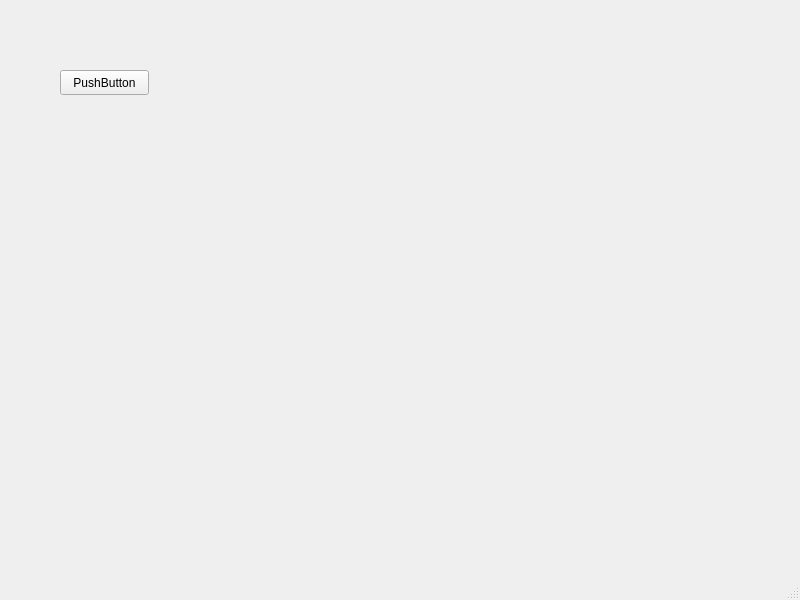
<?xml version="1.0" encoding="UTF-8"?>
<ui version="4.0">
 <class>MainWindow</class>
 <widget class="QMainWindow" name="MainWindow">
  <property name="geometry">
   <rect>
    <x>0</x>
    <y>0</y>
    <width>800</width>
    <height>600</height>
   </rect>
  </property>
  <property name="windowTitle">
   <string>MainWindow</string>
  </property>
  <widget class="QWidget" name="centralwidget">
   <widget class="QPushButton" name="pushButton">
    <property name="geometry">
     <rect>
      <x>60</x>
      <y>70</y>
      <width>89</width>
      <height>25</height>
     </rect>
    </property>
    <property name="text">
     <string>PushButton</string>
    </property>
   </widget>
  </widget>
  <widget class="QMenuBar" name="menubar">
   <property name="geometry">
    <rect>
     <x>0</x>
     <y>0</y>
     <width>800</width>
     <height>22</height>
    </rect>
   </property>
  </widget>
  <widget class="QStatusBar" name="statusbar"/>
 </widget>
 <resources/>
 <connections/>
</ui>
